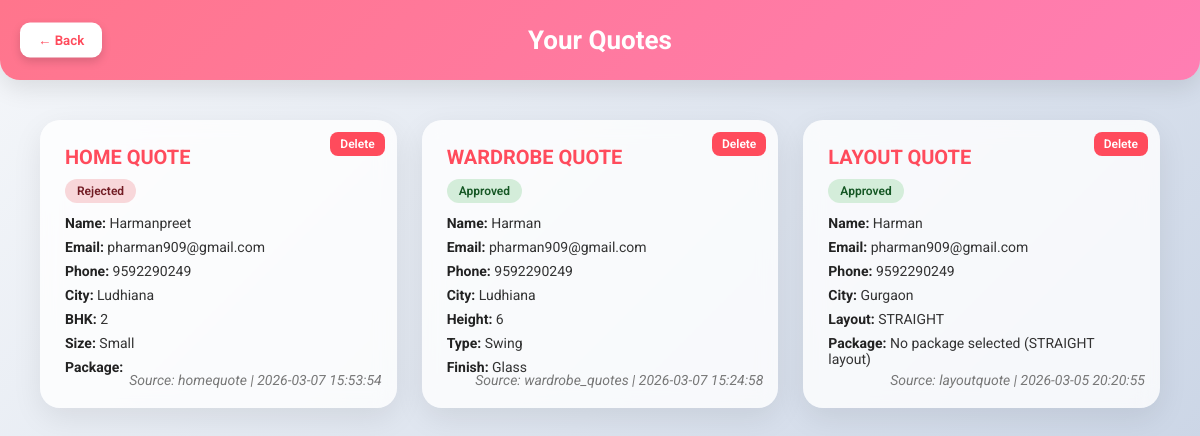
The page /user-dashboard.php (signed in) on the database its author committed.
### tables this page shows
CREATE TABLE `homequote` (
  `id` int(11) NOT NULL,
  `user_id` int(11) NOT NULL,
  `name` varchar(100) DEFAULT NULL,
  `email` varchar(100) DEFAULT NULL,
  `phone` varchar(20) DEFAULT NULL,
  `city` varchar(100) DEFAULT NULL,
  `whatsapp` varchar(10) DEFAULT NULL,
  `bhk` varchar(10) DEFAULT NULL,
  `size` varchar(20) DEFAULT NULL,
  `package` varchar(50) DEFAULT NULL,
  `living` int(11) DEFAULT NULL,
  `kitchen` int(11) DEFAULT NULL,
  `bedroom` int(11) DEFAULT NULL,
  `bathroom` int(11) DEFAULT NULL,
  `dining` int(11) DEFAULT NULL,
  `created_at` timestamp NOT NULL DEFAULT current_timestamp(),
  `status` varchar(20) DEFAULT 'pending'
);

CREATE TABLE `wardrobe_quotes` (
  `id` int(11) NOT NULL,
  `user_id` int(11) DEFAULT NULL,
  `name` varchar(100) DEFAULT NULL,
  `email` varchar(100) DEFAULT NULL,
  `phone` varchar(20) DEFAULT NULL,
  `city` varchar(100) DEFAULT NULL,
  `height` varchar(20) DEFAULT NULL,
  `type` varchar(50) DEFAULT NULL,
  `finish` varchar(50) DEFAULT NULL,
  `material` varchar(50) DEFAULT NULL,
  `accessories` text DEFAULT NULL,
  `require_time` varchar(50) DEFAULT NULL,
  `created_at` timestamp NOT NULL DEFAULT current_timestamp(),
  `status` varchar(50) DEFAULT 'Pending'
);

CREATE TABLE `layoutquote` (
  `id` int(11) NOT NULL,
  `user_id` int(11) NOT NULL,
  `name` varchar(100) NOT NULL,
  `email` varchar(120) NOT NULL,
  `phone` varchar(20) NOT NULL,
  `city` varchar(100) NOT NULL,
  `whatsapp` varchar(10) DEFAULT NULL,
  `layout` varchar(20) NOT NULL,
  `package` varchar(100) DEFAULT NULL,
  `measurement_a` int(11) DEFAULT NULL,
  `measurement_b` int(11) DEFAULT NULL,
  `measurement_c` int(11) DEFAULT NULL,
  `created_at` timestamp NOT NULL DEFAULT current_timestamp(),
  `status` varchar(20) DEFAULT 'pending'
);

### user-dashboard.php (the view, shortened to what this page needs)
<?php
include 'db.php';
$user_id = $_SESSION['user']['id'];
$quoteTables = [
    "homequote",
    "layoutquote",
    "wardrobe_quotes",
    "get"
];
$allQuotes = [];
foreach($quoteTables as $table){
    $tableExists = $conn->query("SHOW TABLES LIKE '$table'");
    if($tableExists && $tableExists->num_rows > 0){
        $columns = $conn->query("SHOW COLUMNS FROM `$table` LIKE 'created_at'");
        if($columns && $columns->num_rows > 0){
            $stmt = $conn->prepare("SELECT * FROM `$table` WHERE user_id=? ORDER BY created_at DESC");
        }else{
            $stmt = $conn->prepare("SELECT * FROM `$table` WHERE user_id=?");
        }
        $stmt->bind_param("i",$user_id);
        $stmt->execute();
        $result = $stmt->get_result();
        while($row = $result->fetch_assoc()){
            $row['table_name'] = $table;
            $allQuotes[] = $row;
        }
    }
}
usort($allQuotes,function($a,$b){
    return strtotime($b['created_at'] ?? 0) - strtotime($a['created_at'] ?? 0);
});
?>
<!DOCTYPE html>
<html lang="en">
<head>
</head>
<body>
<div class="header">
<button class="back-btn" onclick="window.location.href='index.php'">← Back</button>
Your Quotes
</div>
<div class="wrapper">
<?php if(!empty($allQuotes)): ?>
<?php foreach($allQuotes as $quote): ?>
<div class="quote-card">
<h3>
<?php
switch($quote['table_name']){
case 'homequote':
echo "Home Quote";
break;
case 'layoutquote':
echo "Layout Quote";
break;
case 'wardrobe_quotes':
echo "Wardrobe Quote";
break;
}
?>
</h3>
<?php
$status = $quote['status'] ?? 'pending';
?>
<span class="status <?= strtolower($status) ?>">
<?= ucfirst($status) ?>
</span>
<a href="user-dashboard.php?delete=<?= $quote['id'] ?>&table=<?= $quote['table_name'] ?>"
class="delete-btn"
onclick="return confirm('Delete this quote?')">
Delete
</a>
<p><strong>Name:</strong> <?= htmlspecialchars($quote['name'] ?? '-') ?></p>
<p><strong>Email:</strong> <?= htmlspecialchars($quote['email'] ?? '-') ?></p>
<p><strong>Phone:</strong> <?= htmlspecialchars($quote['phone'] ?? '-') ?></p>
<?php if(!empty($quote['city'])): ?>
<p><strong>City:</strong> <?= htmlspecialchars($quote['city']) ?></p>
<?php endif; ?>
<?php if($quote['table_name']=='homequote'): ?>
<p><strong>BHK:</strong> <?= htmlspecialchars($quote['bhk'] ?? '-') ?></p>
<p><strong>Size:</strong> <?= htmlspecialchars($quote['size'] ?? '-') ?></p>
<p><strong>Package:</strong> <?= htmlspecialchars($quote['package'] ?? '-') ?></p>
<?php endif; ?>
<?php if($quote['table_name']=='layoutquote'): ?>
<p><strong>Layout:</strong> <?= htmlspecialchars($quote['layout'] ?? '-') ?></p>
<p><strong>Package:</strong> <?= htmlspecialchars($quote['package'] ?? '-') ?></p>
<?php endif; ?>
<?php if($quote['table_name']=='wardrobe_quotes'): ?>
<p><strong>Height:</strong> <?= htmlspecialchars($quote['height'] ?? '-') ?></p>
<p><strong>Type:</strong> <?= htmlspecialchars($quote['type'] ?? '-') ?></p>
<p><strong>Finish:</strong> <?= htmlspecialchars($quote['finish'] ?? '-') ?></p>
<?php endif; ?>
<p class="source">
Source: <?= $quote['table_name'] ?> |
<?= $quote['created_at'] ?? 'N/A' ?>
</p>
</div>
<?php endforeach; ?>
<?php else: ?>
<p class="center">No quotes found yet.</p>
<?php endif; ?>
</div>
</body>
</html>

### user-dashboard.php (style rules this page uses)
* { margin:0; padding:0; box-sizing:border-box; font-family:'Roboto',sans-serif; }
body { background:linear-gradient(135deg,#f5f7fa,#c3cfe2); min-height:100vh; color:#333; }
.header { background:linear-gradient(135deg,#ff758c,#ff7eb3); color:white; font-size:26px; font-weight:700; padding:25px; text-align:center; box-shadow:0 8px 25px rgba(0,0,0,0.1); position:relative; border-bottom-left-radius:20px; border-bottom-right-radius:20px; }
.back-btn { position:absolute; left:20px; top:50%; transform:translateY(-50%); background:white; color:#ff4b5c; border:none; padding:10px 18px; border-radius:10px; cursor:pointer; font-weight:600; box-shadow:0 4px 10px rgba(0,0,0,0.15); transition:.3s; }
.wrapper { display:grid; grid-template-columns:repeat(auto-fit,minmax(320px,1fr)); gap:25px; padding:40px; max-width:1300px; margin:auto; }
.quote-card { background:rgba(255,255,255,0.8); backdrop-filter:blur(10px); border-radius:20px; padding:25px; box-shadow:0 10px 30px rgba(0,0,0,0.08); transition:.3s; position:relative; }
.quote-card h3 { color:#ff4b5c; margin-bottom:10px; font-size:20px; text-transform:uppercase; }
.quote-card p { font-size:14px; margin-bottom:8px; }
.quote-card strong { color:#222; }
.status { display:inline-block; padding:5px 12px; border-radius:20px; font-size:12px; font-weight:600; margin-bottom:12px; }
.approved { background:#d4edda; color:#155724; }
.rejected { background:#f8d7da; color:#721c24; }
.source { position:absolute; bottom:12px; right:15px; font-size:11px; color:#777; font-style:italic; }
.delete-btn { position:absolute; top:12px; right:12px; background:#ff4b5c; color:white; border:none; padding:5px 10px; border-radius:8px; cursor:pointer; font-size:12px; font-weight:600; transition:.3s; text-decoration:none; }

### rows shown on the page
homequote: shows "HOME QUOTE", status "Rejected", name "Harmanpreet", email "pharman909@gmail.com", phone "9592290249", city "Ludhiana", bhk "2", size "Small", table_name "homequote", created_at "2026-03-07 15:53:54"
wardrobe_quotes: shows "WARDROBE QUOTE", status "Approved", name "Harman", email "pharman909@gmail.com", phone "9592290249", city "Ludhiana", height "6", type "Swing", finish "Glass", table_name "wardrobe_quotes", created_at "2026-03-07 15:24:58"
layoutquote: shows "LAYOUT QUOTE", status "Approved", name "Harman", email "pharman909@gmail.com", phone "9592290249", city "Gurgaon", layout "STRAIGHT", package "No package selected (STRAIGHT layout)", table_name "layoutquote", created_at "2026-03-05 20:20:55"
